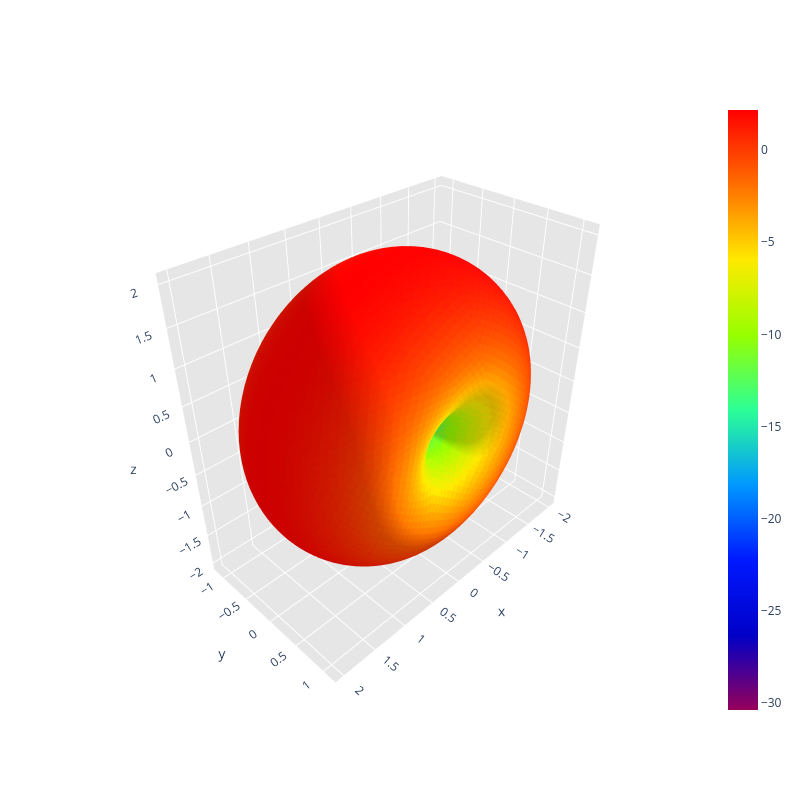

Notebook code cell kept with this figure:
### Markdown cell above
observationPoint = np.array([0, 0, 100])
calculate_electric_magnetic_field_at_point(path, observationPoint)

### Code cell
print("Calculating radiation intensity distribution over sphere surface...")
radiation_intensity_distribution_over_sphere_surface(path)

### Figure 1 — Plotly figure (JSON) as saved in the notebook; plotly's stock layout.template omitted (floating-point values rounded to 4 significant figures; data arrays with more than 128 entries replaced by an {"elided": "..."} marker saying what was removed)
{"data": [{"facecolor": {"elided": "10296 str values"}, "i": {"elided": "10296 int values"}, "j": {"elided": "10296 int values"}, "k": {"elided": "10296 int values"}, "name": "", "type": "mesh3d", "x": {"elided": "5150 float values"}, "y": {"elided": "5150 float values"}, "z": {"elided": "5150 float values"}}, {"hoverinfo": "none", "marker": {"color": [-30.39, 2.178], "colorscale": [[0, "rgb(150, 0, 90)"], [0.125, "rgb(0, 0, 200)"], [0.25, "rgb(0, 25, 255)"], [0.375, "rgb(0, 152, 255)"], [0.5, "rgb(44, 255, 150)"], [0.625, "rgb(151, 255, 0)"], [0.75, "rgb(255, 234, 0)"], [0.875, "rgb(255, 111, 0)"], [1, "rgb(255, 0, 0)"]], "showscale": true, "size": 0.1}, "mode": "markers", "showlegend": false, "type": "scatter3d", "x": [1.225e-16], "y": [-2.999e-32], "z": [2.0]}], "layout": {"height": 800, "scene": {"aspectratio": {"x": 0.9997, "y": 0.5685, "z": 1}, "xaxis": {"backgroundcolor": "rgb(230, 230, 230)", "gridcolor": "rgb(255, 255, 255)", "showbackground": true, "zerolinecolor": "rgb(255, 255, 255)"}, "yaxis": {"backgroundcolor": "rgb(230, 230, 230)", "gridcolor": "rgb(255, 255, 255)", "showbackground": true, "zerolinecolor": "rgb(255, 255, 255)"}, "zaxis": {"backgroundcolor": "rgb(230, 230, 230)", "gridcolor": "rgb(255, 255, 255)", "showbackground": true, "zerolinecolor": "rgb(255, 255, 255)"}}, "title": {"text": ""}, "width": 800}}
